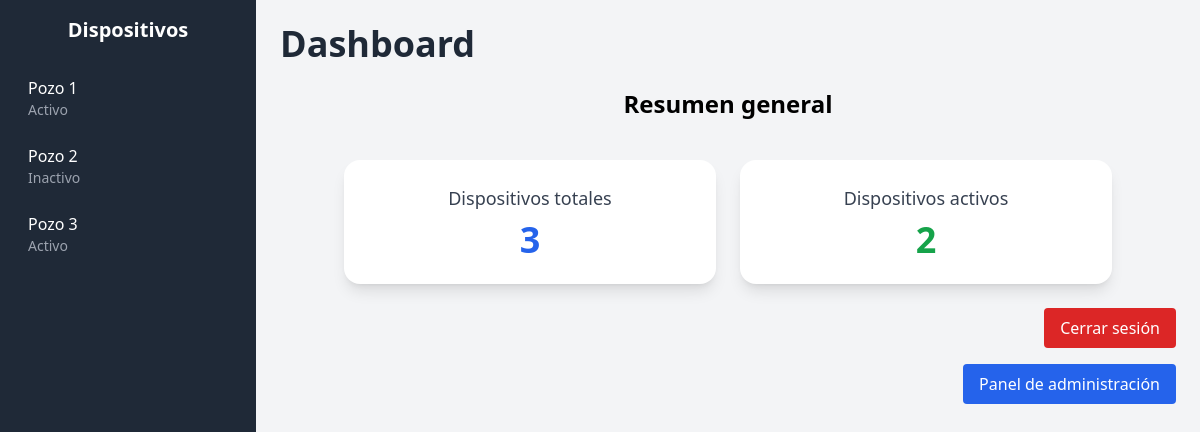
The page /dashboard/ (signed in) on the database its author committed.
### AppTomamuestras/models.py (models this page shows, shortened)
class Dispositivo(models.Model):
    nombre = models.CharField(max_length=100)
    ubicacion = models.CharField(max_length=100, blank=True, null=True)
    modelo = models.CharField(max_length=50, blank=True, null=True)
    numero_serie = models.CharField(max_length=50, blank=True, null=True)
    fecha_instalacion = models.DateField(blank=True, null=True)
    estado = models.CharField(max_length=20, blank=True, null=True)
    usuarios = models.ManyToManyField(User, related_name="dispositivos_asignados", blank=True)

### AppTomamuestras/views.py (the view)
# urls.py: path('dashboard/', views.dashboard, name='dashboard'),
@cache_control(no_cache=True, must_revalidate=True, no_store=True)
@login_required
def dashboard(request):
    if request.user.is_superuser:
        dispositivos = Dispositivo.objects.all()
    else:
        dispositivos = request.user.dispositivos_asignados.all()
    dispositivo_id = request.GET.get('dispositivo')
    dispositivo = dispositivos.filter(id=dispositivo_id).first() if dispositivo_id else None
    if dispositivo:
        muestras = Muestra.objects.filter(dispositivo=dispositivo)
        mantenimientos = Mantenimiento.objects.filter(dispositivo=dispositivo)
        registros = RegistroEstado.objects.filter(dispositivo=dispositivo)
    else:
        muestras = Muestra.objects.filter(dispositivo__in=dispositivos)
        mantenimientos = Mantenimiento.objects.filter(dispositivo__in=dispositivos)
        registros = RegistroEstado.objects.filter(dispositivo__in=dispositivos)
    activos_count = dispositivos.filter(estado="Activo").count()
    context = {
        'dispositivo': dispositivo,
        'dispositivos': dispositivos,
        'muestras': muestras,
        'mantenimientos': mantenimientos,
        'registros': registros,
        'activos_count': activos_count,
    }
    return render(request, 'dashboard.html', context)

### AppTomamuestras/templates/dashboard.html (shortened to what this page needs)
<!DOCTYPE html>
<html lang="es">
<head>
    <script src="https://cdn.tailwindcss.com"></script>
</head>
<body class="bg-gray-100 font-sans flex min-h-screen">
<aside class="w-64 bg-gray-800 text-white flex-shrink-0 p-4">
    <h2 class="text-xl font-bold mb-6 text-center">Dispositivos</h2>
    <ul class="space-y-2">
        {% for d in dispositivos %}
            <li>
                <a href="?dispositivo={{ d.id }}"
                   class="block px-3 py-2 rounded hover:bg-gray-700 {% if dispositivo and d.id == dispositivo.id %}bg-gray-700{% endif %}">
                    {{ d.nombre }}
                    <span class="block text-sm text-gray-400">{{ d.estado }}</span>
                </a>
            </li>
        {% endfor %}
    </ul>
</aside>
<main class="flex-1 p-6">
<a href="{% url 'deseleccionar_dispositivo' %}"><h1 class="text-4xl font-extrabold mb-6 text-gray-800">Dashboard</h1></a>
{% if not dispositivo %}
  <h2 class="text-2xl font-semibold mb-6 text-center">Resumen general</h2>
  <div class="grid grid-cols-1 md:grid-cols-2 gap-6 mt-10 max-w-3xl mx-auto">
    <div class="bg-white dark:bg-gray-800 shadow-lg rounded-2xl p-6 text-center">
      <h3 class="text-lg font-medium text-gray-700 dark:text-gray-200">Dispositivos totales</h3>
      <p class="text-4xl font-bold text-blue-600 mt-2">{{ dispositivos.count }}</p>
    </div>
    <div class="bg-white dark:bg-gray-800 shadow-lg rounded-2xl p-6 text-center">
      <h3 class="text-lg font-medium text-gray-700 dark:text-gray-200">Dispositivos activos</h3>
      <p class="text-4xl font-bold text-green-600 mt-2">{{ activos_count }}</p>
    </div>
  </div>
{% endif %}
<footer class="mt-6 text-center text-gray-500">
<div class="flex justify-end mb-4">
    <form method="POST" action="{% url 'logout' %}">
        <button type="submit"
            class="bg-red-600 text-white px-4 py-2 rounded hover:bg-red-700 transition">
            Cerrar sesión
        </button>
    </form>
</div>
{% if user.is_superuser %}
<div class="flex justify-end mt-2">
    <a href="/admin/" target="_blank"
       class="bg-blue-600 text-white px-4 py-2 rounded hover:bg-blue-700 transition">
        Panel de administración
    </a>
</div>
{% endif %}
</footer>
</main>
</body>
</html>

### rows shown on the page
Dispositivo: nombre "Pozo 1", estado "Activo"
Dispositivo: nombre "Pozo 2", estado "Inactivo"
Dispositivo: nombre "Pozo 3", estado "Activo"

### other values the page prints
{{ dispositivos.count }} "3"
{{ activos_count }} "2"
